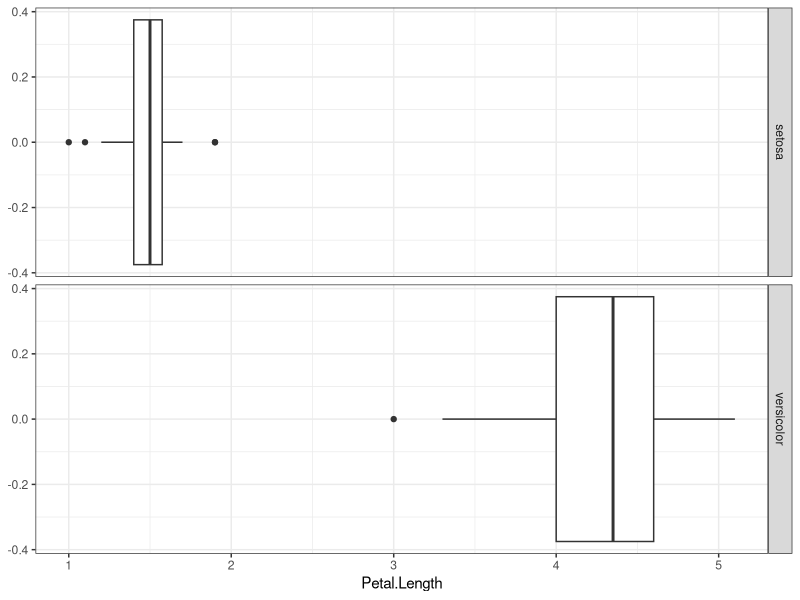
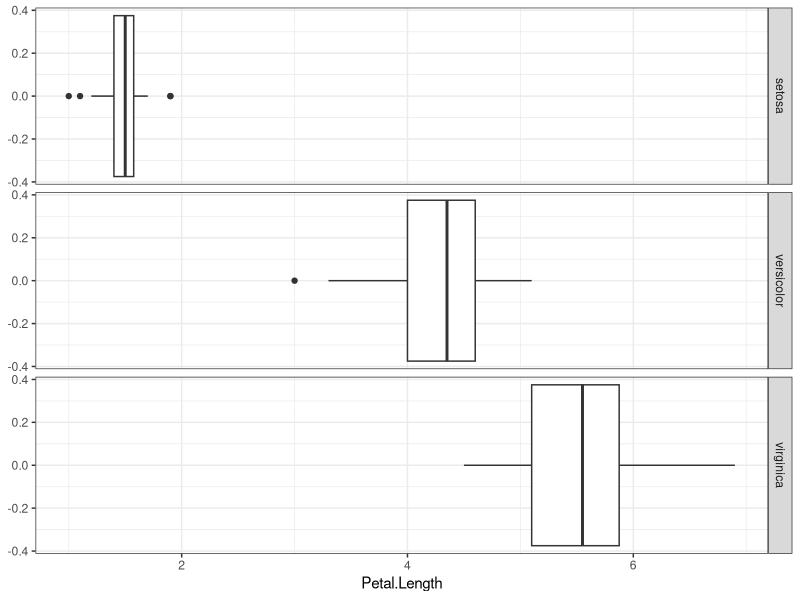
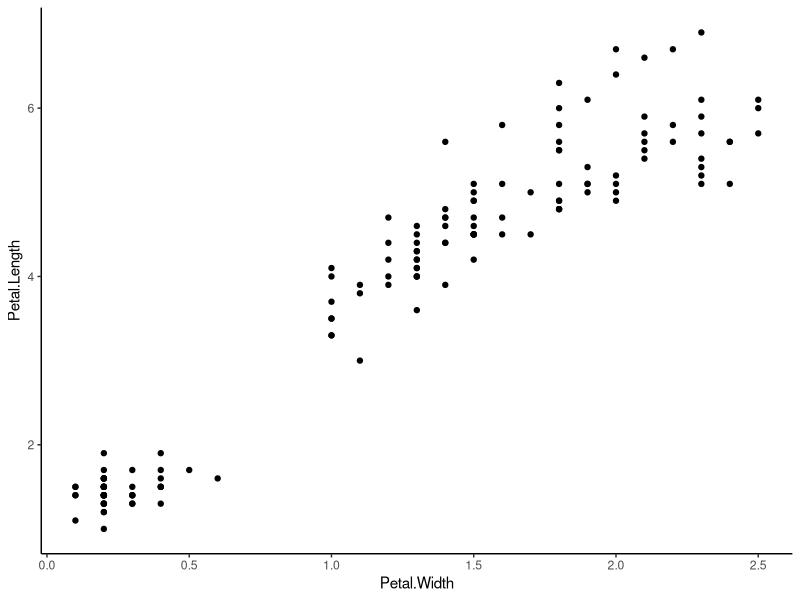
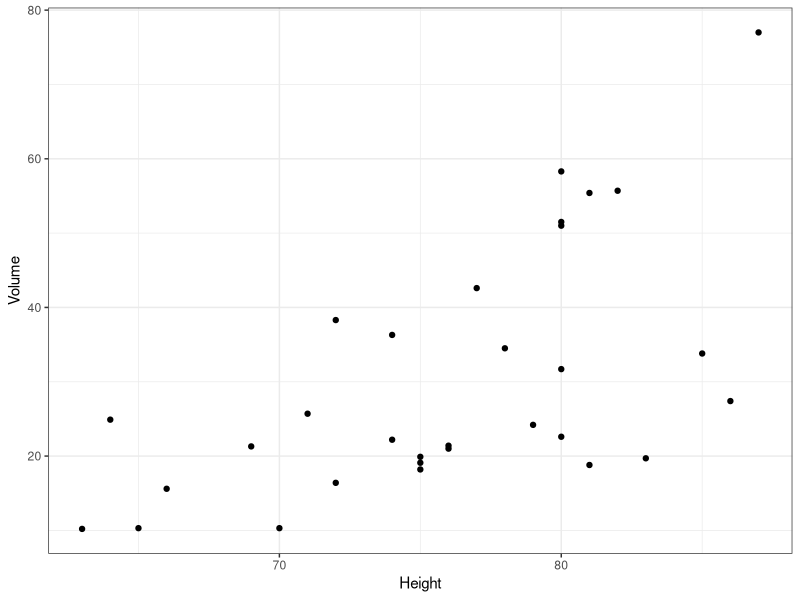
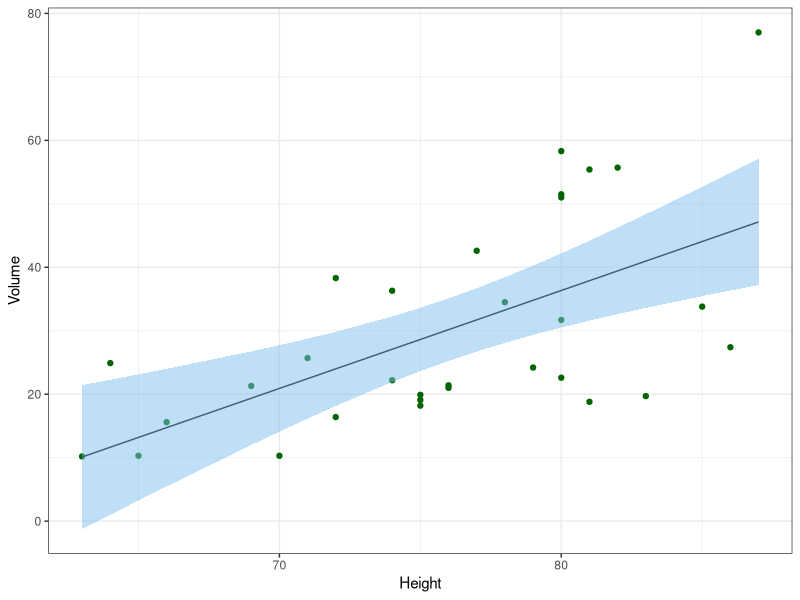
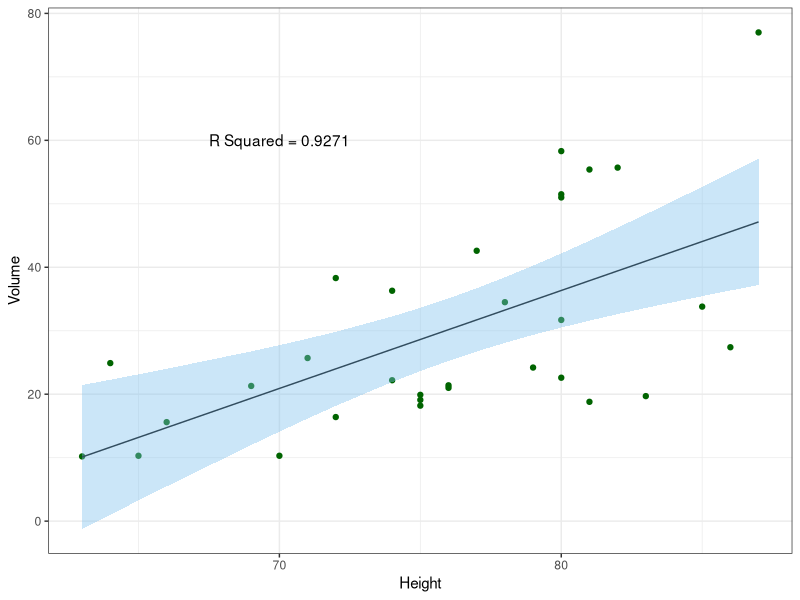

Source code (R) for these figures, in order:
## ---- chunk 1
library(tidyverse)
## ---- chunk 2
data("iris")
## ---- chunk 3
irisNoVirginica <- iris %>% filter(Species == "setosa" | Species == "versicolor")
slice_sample(irisNoVirginica, n = 20)
## ---- chunk 4
ggplot(irisNoVirginica,
       aes(Petal.Length))+
  geom_boxplot()+
  theme_bw()+
  facet_grid(irisNoVirginica$Species)
## ---- chunk 5
t.test(Petal.Length ~ Species, data = irisNoVirginica)
## ---- chunk 6
t.test(Petal.Length ~ Species, data = irisNoVirginica, conf.level = .95)
## ---- chunk 7
t.test(Petal.Length ~ Species, data = irisNoVirginica, conf.level = .99)
## ---- chunk 8
ggplot(iris,
       aes(Petal.Length))+
  geom_boxplot()+
  theme_bw()+
  facet_grid(iris$Species)
## ---- chunk 9
sepalLengthBySpecies <- lm(Sepal.Length ~ Species-1, data = iris)
## ---- chunk 10
anova(sepalLengthBySpecies)
## ---- chunk 11
summary(sepalLengthBySpecies)
## ---- chunk 12
ggplot(iris,
       aes(Petal.Width, Petal.Length))+
  geom_point()+
  theme_classic()
## ---- chunk 13
petalLengthWidth <- lm(Petal.Length ~ Petal.Width, data = iris)
summary(petalLengthWidth)
## ---- chunk 14
summary(petalLengthWidth)
## ---- chunk 15
data(trees)
ggplot(trees,
       aes(Height, Volume))+
  geom_point()+
  theme_bw()
## ---- chunk 16
model <- lm(Volume ~ Height, data=trees)
## ---- chunk 17
summary(model)$coef
confint(model)
## ---- chunk 18
treesGraph <- cbind(trees, predict(model, interval = "confidence"))
## ---- chunk 19
ggplot(treesGraph,
       aes(Height, Volume))+
  geom_point(color = "darkgreen")+
  geom_line(aes(y = fit))+
  geom_ribbon(aes(ymin=lwr, ymax=upr), alpha=0.5, fill = "skyblue2")+
  theme_bw()
## ---- chunk 20
ggplot(treesGraph,
       aes(Height, Volume))+
  geom_point(color = "darkgreen")+
  geom_line(aes(y = fit))+
  geom_ribbon(aes(ymin=lwr, ymax=upr), alpha=0.4, fill = "skyblue2")+
  annotate("text", x = 70, y = 60, label = "R Squared = 0.9271")+
  theme_bw()
